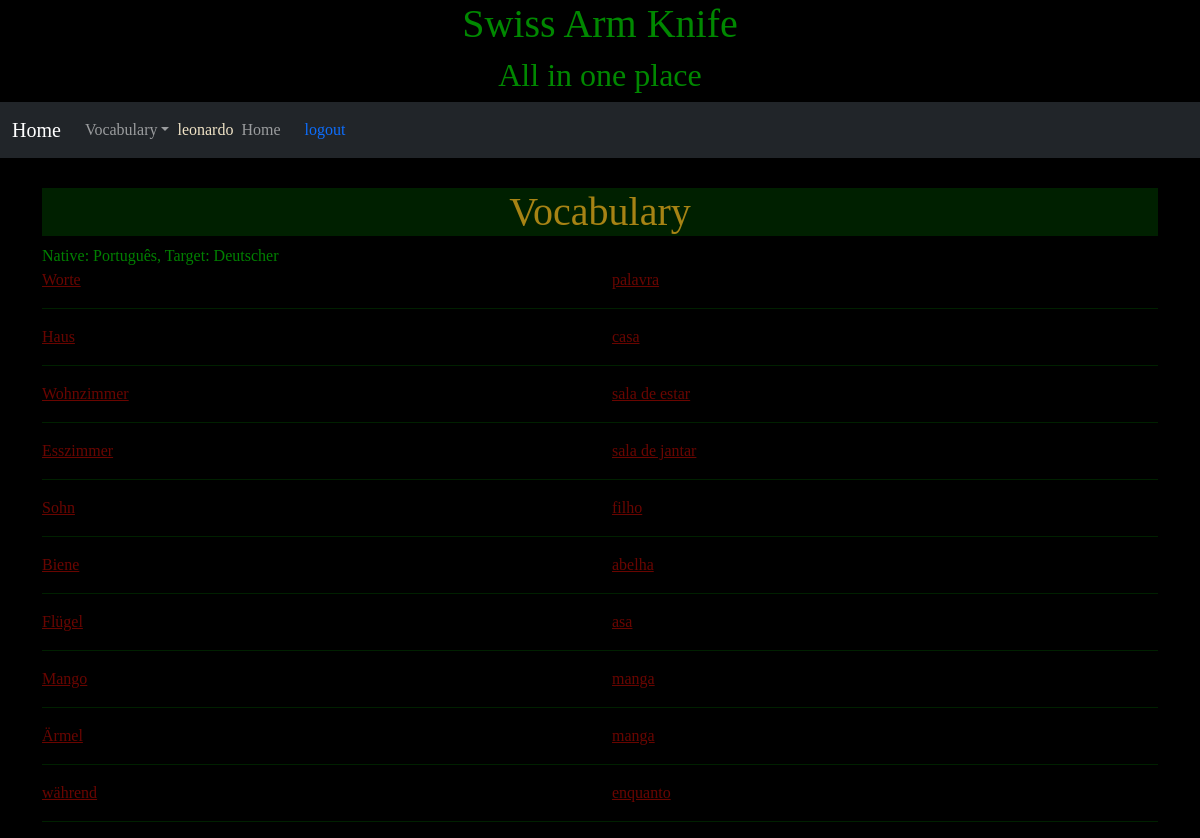
The page /vocabulary/wordlist (signed in) on the database as committed earlier.
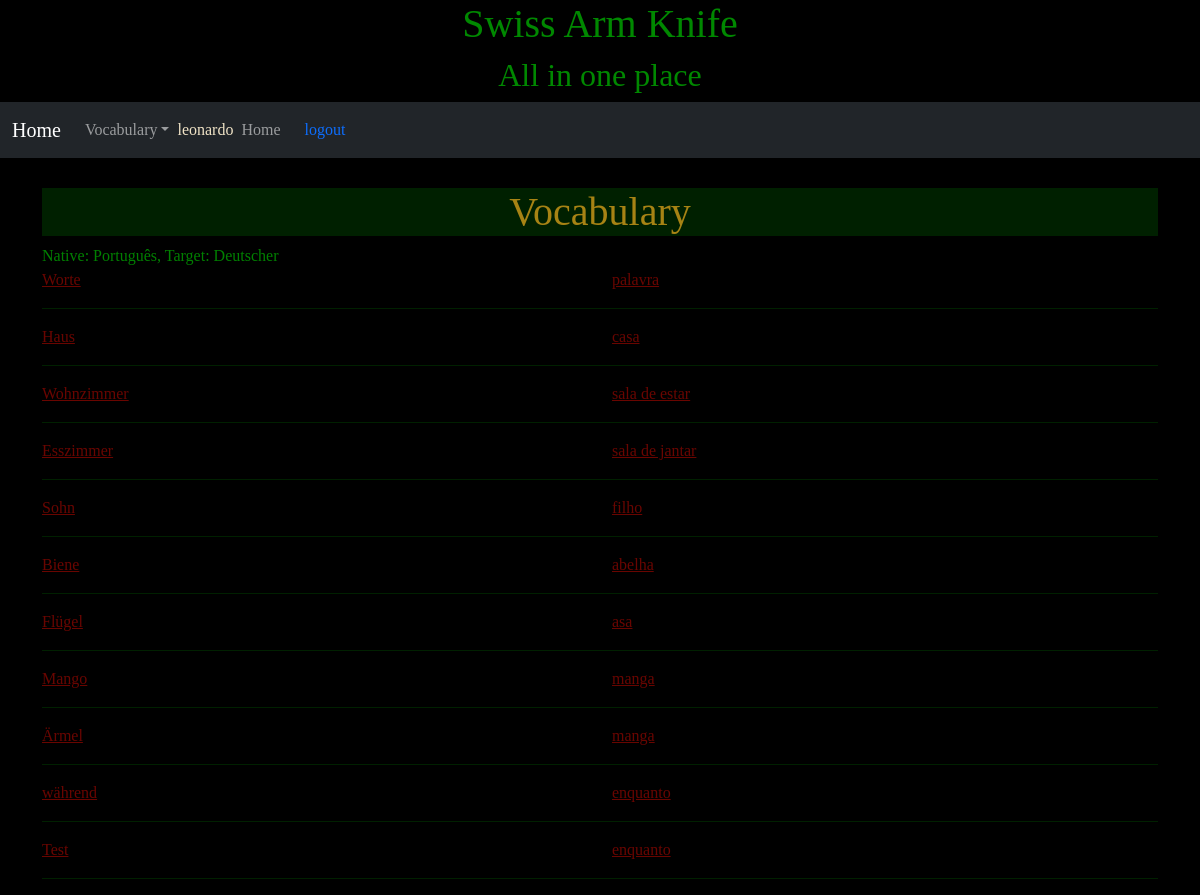
The same page on the database as committed later.
### vocabulary/models.py (models this page shows, shortened)
class Word(models.Model):
    user      = models.ForeignKey(settings.AUTH_USER_MODEL, verbose_name='Usuário', on_delete=models.CASCADE)
    language  = models.ForeignKey(Language, verbose_name='Language', on_delete=models.CASCADE, blank=True, null=True)
    word      = models.CharField('Word', max_length=200)
    article   = models.CharField('Article', max_length=10, blank=True, null=True)
    sentence  = models.CharField('Sentence', max_length=1000, blank=True, null=True)
    created = models.DateTimeField('Created', auto_now_add=True)
    modified = models.DateTimeField('Modified', auto_now=True)
    class Meta:
        verbose_name        = 'Word'
        verbose_name_plural = 'Words'
        unique_together = ['user', 'word', 'language']
    def translations(self):
        default = Default.objects.get(user=self.user)
        imagesWords       = ImageWord.objects.filter(user = self.user, word=self)
        allImagesWords = ImageWord.objects.filter(
            user = self.user,
            image__in=models.Subquery(imagesWords.values('image'))
        )
        queryBase = Word.objects.filter(
            user=self.user,
            id__in=models.Subquery(allImagesWords.values('word_id'))
        )
        if (default.target_language==None):
            return queryBase.exclude(language = self.language)
        else:
            return queryBase.filter(language=default.native_language)

### vocabulary/views.py (the view)
# urls.py: path('wordlist', WordListView.as_view(),name='wordlist'),
class WordListView(LoginRequiredMixin, ListView, VocabularyBase):
    template_name = 'vocabulary/word_list.html'
    def get_queryset(self):
        self.loadBase(self.request)
        queryset = self.targetWords
        return queryset
    def get_context_data(self, **kwargs):
        context = self.setDefaultContext(self.request, super(self.__class__, self).get_context_data(**kwargs))
        return context

### vocabulary/models.py (called while the page is built)
    def __str__(self):
        return self.name

### vocabulary/views.py (called while the page is built)
    def loadBase(self, request):
        if (not hasattr(self, 'default') or not hasattr(self, 'nativeWords') or not hasattr(self, 'targetWords')):
            self.default = Default.objects.get(user = self.request.user)
            self.nativeWords = Word.objects.filter(user = self.request.user, language = self.default.native_language)
            self.targetWords = Word.objects.filter(user = self.request.user, language = self.default.target_language)

    def setDefaultContext(self, request, context):
        self.loadBase(request);
        context['default']     = self.default
        context['nativeWords'] = self.nativeWords
        context['targetWords'] = self.targetWords
        return context;

### vocabulary/templates/vocabulary/word_list.html (shortened to what this page needs)
{% extends 'vocabulary/base.html' %}
{% load widget_tweaks %}
{% block vocabulary %}
  {% for item in object_list %}
    <div class="row">
      <div class="col-6">
        <a href="">{{item.word}}</a>
      </div>
      <div class="col-6">
        {% for word in item.translations %}
          <a href="">{{word.word}}</a>
        {% endfor %}
      </div>
    </div>
    <div class="row">
      <div class="col-12">
        <hr>
      </div>
    </div>
  {% endfor %}
{% endblock %}

Rows that differ between the two databases and show on the page:
added Word: word "Test", Word (word "enquanto"), shown under "Vocabulary"
